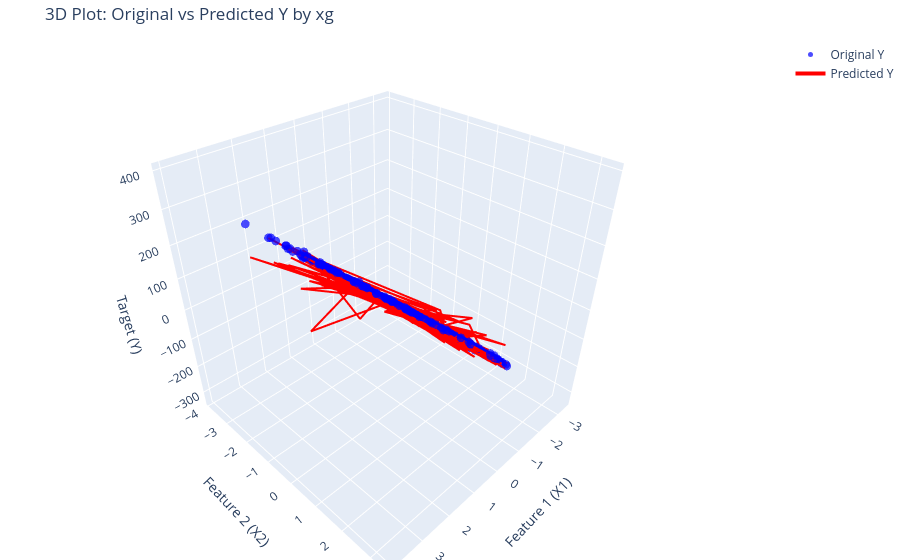

Here is the notebook cell this chart was saved with:
### Code cell
import plotly.graph_objects as go

fig = go.Figure()

fig.add_trace(go.Scatter3d(
    x=X_test[:, 0],  
    y=X_test[:, 1],
    z=y_test,
    mode='markers',
    marker=dict(
        size=5,
        color='blue',
        opacity=0.7
    ),
    name='Original Y'
))

fig.add_trace(go.Scatter3d(
    x=X_test[:, 0],  
    y=X_test[:, 1],  
    z=xg_pred, 
    mode='lines',  
    line=dict(
        color='red',
        width=4
    ),
    marker=dict(
        size=3,
        color='red'
    ),
    name='Predicted Y'
))

fig.update_layout(
    title="3D Plot: Original vs Predicted Y by xg",
    scene=dict(
        xaxis_title='Feature 1 (X1)',
        yaxis_title='Feature 2 (X2)',
        zaxis_title='Target (Y)' 
    ),
    margin=dict(l=0, r=0, b=0, t=40)
)

fig.show()

### Figure 1 — Plotly figure (JSON) as saved in the notebook; plotly's stock layout.template omitted (floating-point values rounded to 4 significant figures; data arrays with more than 128 entries replaced by an {"elided": "..."} marker saying what was removed)
{"data": [{"marker": {"color": "blue", "opacity": 0.7, "size": 5}, "mode": "markers", "name": "Original Y", "type": "scatter3d", "x": {"elided": "2000 float values"}, "y": {"elided": "2000 float values"}, "z": {"elided": "2000 float values"}}, {"line": {"color": "red", "width": 4}, "marker": {"color": "red", "size": 3}, "mode": "lines", "name": "Predicted Y", "type": "scatter3d", "x": {"elided": "2000 float values"}, "y": {"elided": "2000 float values"}, "z": {"elided": "2000 float values"}}], "layout": {"margin": {"b": 0, "l": 0, "r": 0, "t": 40}, "scene": {"xaxis": {"title": {"text": "Feature 1 (X1)"}}, "yaxis": {"title": {"text": "Feature 2 (X2)"}}, "zaxis": {"title": {"text": "Target (Y)"}}}, "title": {"text": "3D Plot: Original vs Predicted Y by xg"}}}
